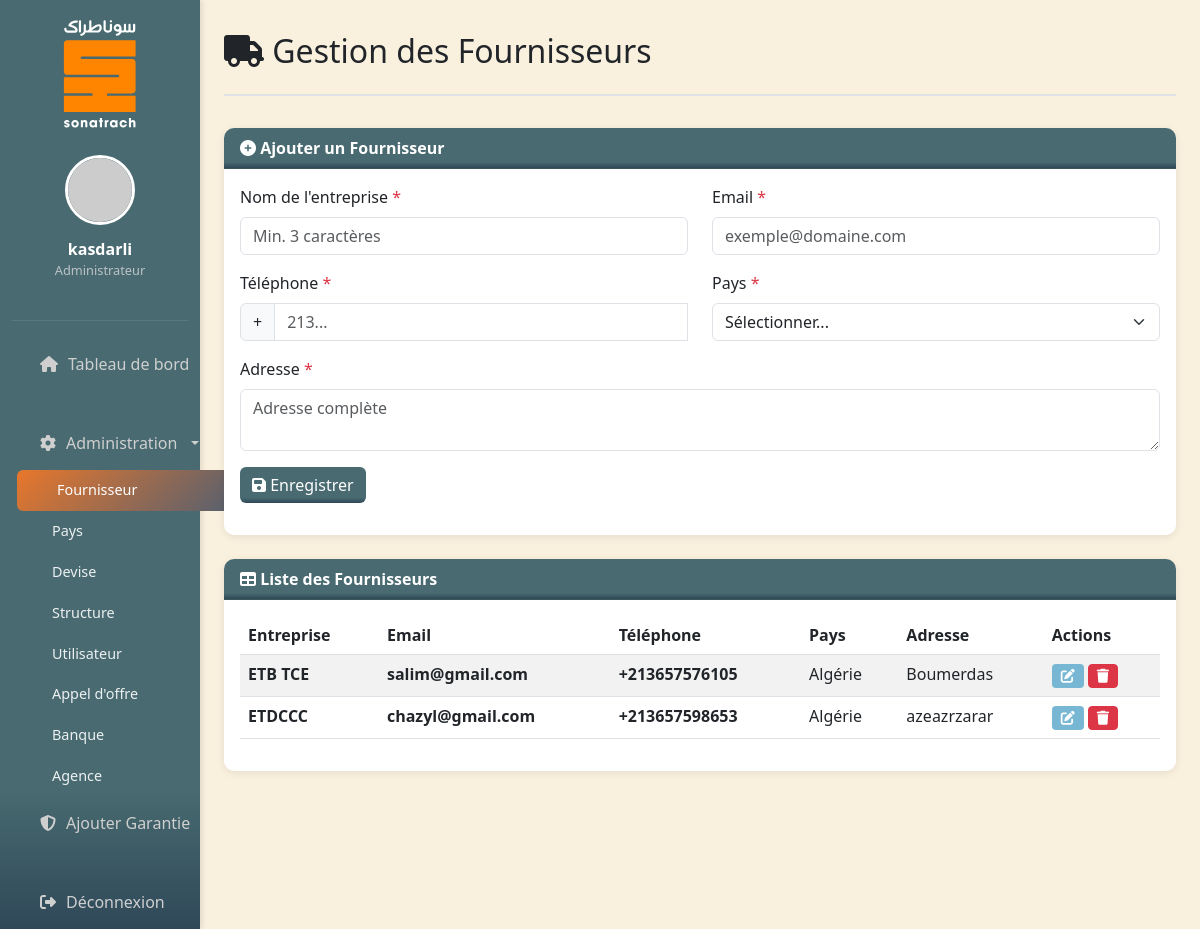
The page /index.php?page=fournisseur (signed in) on the database its author committed.
### tables this page shows
CREATE TABLE IF NOT EXISTS `soumissionnaire` (
  `id` int NOT NULL AUTO_INCREMENT,
  `nom_entreprise` varchar(255) NOT NULL,
  `adresse` varchar(255) NOT NULL,
  `telephone` varchar(15) NOT NULL,
  `email` varchar(255) NOT NULL,
  `paysID` int NOT NULL,
  PRIMARY KEY (`id`),
  UNIQUE KEY `email` (`email`),
  UNIQUE KEY `nom_entreprise` (`nom_entreprise`),
  UNIQUE KEY `telephone` (`telephone`),
  KEY `fk_pays_soumissionnaire` (`paysID`)
);

CREATE TABLE IF NOT EXISTS `pays` (
  `id` int NOT NULL AUTO_INCREMENT,
  `nom` varchar(255) NOT NULL,
  `code_pays` varchar(11) NOT NULL,
  PRIMARY KEY (`id`) USING BTREE,
  UNIQUE KEY `code_pays` (`code_pays`),
  UNIQUE KEY `Nom` (`nom`)
);

### pages/fournisseur.php (the view, shortened to what this page needs)
<?php
require_once dirname(__DIR__) . '/database.php';
$query = "SELECT s.*, p.nom as pays_nom
          FROM soumissionnaire s
          LEFT JOIN pays p ON s.paysID = p.id
          ORDER BY s.nom_entreprise ASC";
$fournisseurs = $pdo->query($query)->fetchAll();
?>
<div class="content-header">
    <h2><i class="fas fa-truck"></i> Gestion des Fournisseurs</h2>
</div>
<div class="card">
    <div class="card-header">
        <i class="fas fa-plus-circle"></i> <span id="formTitle">Ajouter un Fournisseur</span>
    </div>
    <div class="card-body">
        <form id="fournisseurForm" action="process.php" method="POST" novalidate>
            <div class="row">
                <div class="col-md-6 mb-3">
                    <label class="form-label">Nom de l'entreprise <span class="text-danger">*</span></label>
                    <input type="text" class="form-control" id="nom" name="nom" placeholder="Min. 3 caractères" required>
                </div>
                <div class="col-md-6 mb-3">
                    <label class="form-label">Email <span class="text-danger">*</span></label>
                    <input type="email" class="form-control" id="email" name="email" placeholder="exemple@domaine.com" required>
                </div>
            </div>
            <div class="row">
                <div class="col-md-6 mb-3">
                    <label class="form-label">Téléphone <span class="text-danger">*</span></label>
                    <div class="input-group">
                        <span class="input-group-text">+</span>
                        <input type="tel" class="form-control" id="telephone" name="telephone" placeholder="213..." required>
                    </div>
                </div>
                <div class="col-md-6 mb-3">
                    <label class="form-label">Pays <span class="text-danger">*</span></label>
                    <select class="form-select" id="pays" name="pays" required>
                        <option value="">Sélectionner...</option>
                    </select>
                </div>
            </div>
            <div class="mb-3">
                <label class="form-label">Adresse <span class="text-danger">*</span></label>
                <textarea class="form-control" id="adresse" name="adresse" rows="2" placeholder="Adresse complète" required></textarea>
            </div>
            <div class="d-flex gap-2">
                <button type="submit" id="submitBtn" class="btn btn-primary ajouter">
                    <i class="fas fa-save"></i> Enregistrer
                </button>
            </div>
        </form>
    </div>
</div>
<div class="card mt-4">
    <div class="card-header">
        <i class="fas fa-table"></i> Liste des Fournisseurs
    </div>
    <div class="card-body">
        <div class="table-responsive">
            <table class="table table-striped table-hover">
                <thead>
                    <tr>
                        <th>Entreprise</th>
                        <th>Email</th>
                        <th>Téléphone</th>
                        <th>Pays</th>
                        <th>Adresse</th>
                        <th>Actions</th>
                    </tr>
                </thead>
                <tbody>
                    <?php if (empty($fournisseurs)): ?>
                        <tr><td colspan="6" class="text-center py-3">Aucun fournisseur enregistré.</td></tr>
                    <?php else: ?>
                        <?php foreach ($fournisseurs as $f): ?>
                        <tr>
                            <td><strong><?= htmlspecialchars($f['nom_entreprise']) ?></strong></td>
                            <td><strong><?= htmlspecialchars($f['email']) ?></strong></td>
                            <td><strong><?= htmlspecialchars($f['telephone']) ?></strong></td>
                            <td><?= htmlspecialchars($f['pays_nom']) ?></td>
                            <td><?= htmlspecialchars($f['adresse']) ?></td>
                            <td>
                                <button class="btn btn-sm eye text-white edit-fournisseur"
                                        data-fournisseur='<?= htmlspecialchars(json_encode($f), ENT_QUOTES, 'UTF-8') ?>'>
                                    <i class="fas fa-edit"></i>
                                </button>
                                <button class="btn btn-sm btn-danger delete-fournisseur"
                                        data-id="<?= $f['id'] ?>"
                                        data-nom="<?= htmlspecialchars($f['nom_entreprise']) ?>">
                                    <i class="fas fa-trash"></i>
                                </button>
                            </td>
                        </tr>
                        <?php endforeach; ?>
                    <?php endif; ?>
                </tbody>
            </table>
        </div>
    </div>
</div>

### index.php (style rules this page uses)
.ajouter { background: linear-gradient(180deg, #486a70 85%, #2f4858 100%); color: white; border: none; }
.eye { background:#77b7d3; color: white; }
body { overflow-x: hidden; font-family: 'Segoe UI', Tahoma, Geneva, Verdana, sans-serif; background: #faf0de; }
.content-header { margin-bottom: 2rem; padding-bottom: 1rem; border-bottom: 2px solid #dee2e6; }
.card { border: none; box-shadow: 0 2px 8px rgba(0,0,0,0.08); border-radius: 10px; }
.card-header { background: linear-gradient(180deg, #486a70 85%, #2f4858 100%); color: white; font-weight: 600; border-radius: 10px 10px 0 0 !important; }

### rows shown on the page
soumissionnaire: nom_entreprise "ETB TCE", email "salim@gmail.com", telephone "+213657576105", paysID.nom "Algérie", adresse "Boumerdas"
soumissionnaire: nom_entreprise "ETDCCC", email "chazyl@gmail.com", telephone "+213657598653", paysID.nom "Algérie", adresse "azeazrzarar"

### other values the page prints
$userName "kasdarli"
